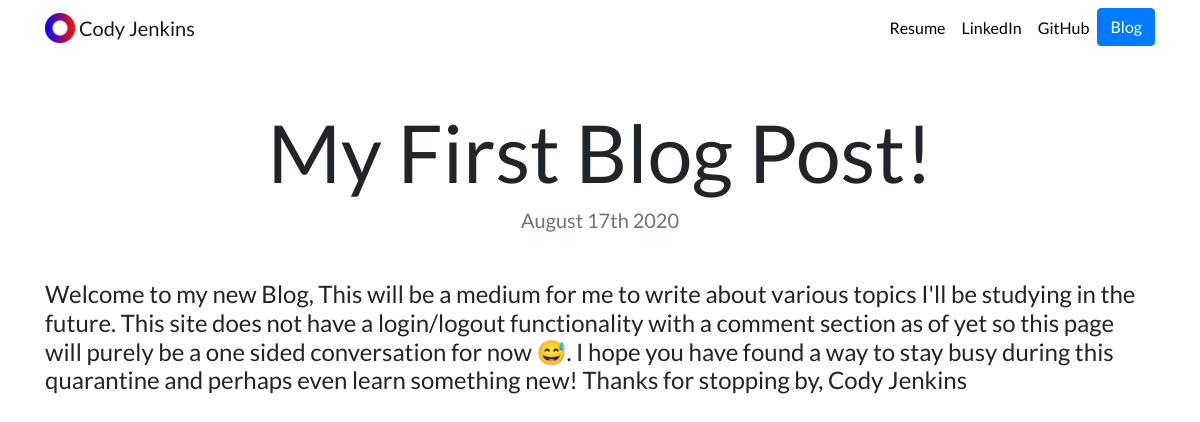
The app's page /blog/13/ with its own data.
### blog/models.py (models this page shows, shortened)
class Blog(models.Model):
	title = models.CharField(max_length=200)
	story = models.TextField()
	date = models.DateField()

### blog/views.py (the view)
# urls.py: path('<int:blog_id>/', views.detail, name='detail'),
def detail(request, blog_id):
	blog = get_object_or_404(Blog, pk=blog_id)
	return render(request, 'blog/detail.html',{'blog':blog})

### blog/templates/blog/detail.html
{% extends "portfolio/base.html" %}
{% load static %}
{% block content %}
<h1 class="text-center mt-5" id="blogdetailtitle">{{ blog.title }}</h1>
<h5 class="text-center text-muted mb-5">{{ blog.date|date:'F jS Y' }}</h5>
<h4>{{ blog.story | safe }}</h4>
{% endblock %}

### portfolio/static/portfolio/custom.css (style rules this page uses)
body { font-family: 'Lato', sans-serif; }
@media (min-width: 992px) { #blogdetailtitle { font-size: 5rem; } }

### records on screen
Blog: title "My First Blog Post!", date "August 17th 2020", story "Welcome to my new Blog, This will be a medium for me to write about various topics I'll be studying in the future. This site does not have a login/logout functionality with a comment section as of yet so this page will purely be a one sided conversation for now 😅. I hope you have found a way to stay busy during this quarantine and perhaps even learn something new! Thanks for stopping by, Cody Jenkins"
